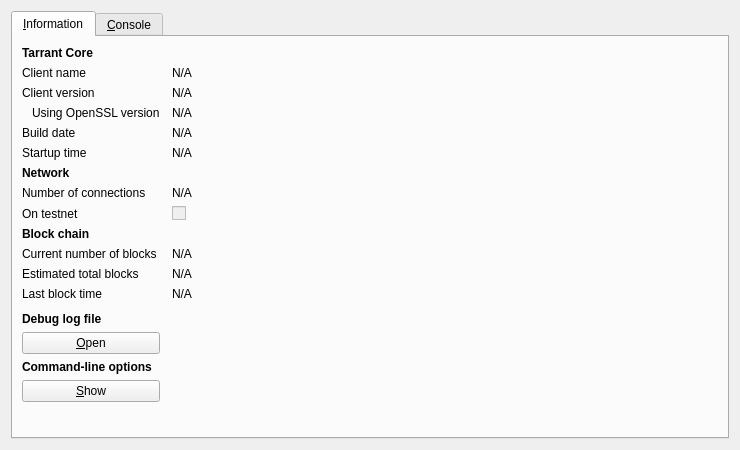
<?xml version="1.0" encoding="UTF-8"?>
<ui version="4.0">
 <class>RPCConsole</class>
 <widget class="QDialog" name="RPCConsole">
  <property name="geometry">
   <rect>
    <x>0</x>
    <y>0</y>
    <width>740</width>
    <height>450</height>
   </rect>
  </property>
  <property name="windowTitle">
   <string>Tarrant - Debug window</string>
  </property>
  <layout class="QVBoxLayout" name="verticalLayout_2">
   <item>
    <widget class="QTabWidget" name="tabWidget">
     <property name="currentIndex">
      <number>0</number>
     </property>
     <widget class="QWidget" name="tab_info">
      <attribute name="title">
       <string>&amp;Information</string>
      </attribute>
      <layout class="QGridLayout" name="gridLayout" columnstretch="0,1">
       <property name="horizontalSpacing">
        <number>12</number>
       </property>
       <item row="0" column="0">
        <widget class="QLabel" name="label_9">
         <property name="font">
          <font>
           <weight>75</weight>
           <bold>true</bold>
          </font>
         </property>
         <property name="text">
          <string>Tarrant Core</string>
         </property>
        </widget>
       </item>
       <item row="1" column="0">
        <widget class="QLabel" name="label_5">
         <property name="text">
          <string>Client name</string>
         </property>
        </widget>
       </item>
       <item row="1" column="1">
        <widget class="QLabel" name="clientName">
         <property name="cursor">
          <cursorShape>IBeamCursor</cursorShape>
         </property>
         <property name="text">
          <string>N/A</string>
         </property>
         <property name="textFormat">
          <enum>Qt::PlainText</enum>
         </property>
         <property name="textInteractionFlags">
          <set>Qt::LinksAccessibleByMouse|Qt::TextSelectableByKeyboard|Qt::TextSelectableByMouse</set>
         </property>
        </widget>
       </item>
       <item row="2" column="0">
        <widget class="QLabel" name="label_6">
         <property name="text">
          <string>Client version</string>
         </property>
        </widget>
       </item>
       <item row="2" column="1">
        <widget class="QLabel" name="clientVersion">
         <property name="cursor">
          <cursorShape>IBeamCursor</cursorShape>
         </property>
         <property name="text">
          <string>N/A</string>
         </property>
         <property name="textFormat">
          <enum>Qt::PlainText</enum>
         </property>
         <property name="textInteractionFlags">
          <set>Qt::LinksAccessibleByMouse|Qt::TextSelectableByKeyboard|Qt::TextSelectableByMouse</set>
         </property>
        </widget>
       </item>
       <item row="3" column="0">
        <widget class="QLabel" name="label_14">
         <property name="text">
          <string>Using OpenSSL version</string>
         </property>
         <property name="indent">
          <number>10</number>
         </property>
        </widget>
       </item>
       <item row="3" column="1">
        <widget class="QLabel" name="openSSLVersion">
         <property name="cursor">
          <cursorShape>IBeamCursor</cursorShape>
         </property>
         <property name="text">
          <string>N/A</string>
         </property>
         <property name="textFormat">
          <enum>Qt::PlainText</enum>
         </property>
         <property name="textInteractionFlags">
          <set>Qt::LinksAccessibleByMouse|Qt::TextSelectableByKeyboard|Qt::TextSelectableByMouse</set>
         </property>
        </widget>
       </item>
       <item row="4" column="0">
        <widget class="QLabel" name="label_12">
         <property name="text">
          <string>Build date</string>
         </property>
        </widget>
       </item>
       <item row="4" column="1">
        <widget class="QLabel" name="buildDate">
         <property name="cursor">
          <cursorShape>IBeamCursor</cursorShape>
         </property>
         <property name="text">
          <string>N/A</string>
         </property>
         <property name="textFormat">
          <enum>Qt::PlainText</enum>
         </property>
         <property name="textInteractionFlags">
          <set>Qt::LinksAccessibleByMouse|Qt::TextSelectableByKeyboard|Qt::TextSelectableByMouse</set>
         </property>
        </widget>
       </item>
       <item row="5" column="0">
        <widget class="QLabel" name="label_13">
         <property name="text">
          <string>Startup time</string>
         </property>
        </widget>
       </item>
       <item row="5" column="1">
        <widget class="QLabel" name="startupTime">
         <property name="cursor">
          <cursorShape>IBeamCursor</cursorShape>
         </property>
         <property name="text">
          <string>N/A</string>
         </property>
         <property name="textFormat">
          <enum>Qt::PlainText</enum>
         </property>
         <property name="textInteractionFlags">
          <set>Qt::LinksAccessibleByMouse|Qt::TextSelectableByKeyboard|Qt::TextSelectableByMouse</set>
         </property>
        </widget>
       </item>
       <item row="6" column="0">
        <widget class="QLabel" name="label_11">
         <property name="font">
          <font>
           <weight>75</weight>
           <bold>true</bold>
          </font>
         </property>
         <property name="text">
          <string>Network</string>
         </property>
        </widget>
       </item>
       <item row="7" column="0">
        <widget class="QLabel" name="label_7">
         <property name="text">
          <string>Number of connections</string>
         </property>
        </widget>
       </item>
       <item row="7" column="1">
        <widget class="QLabel" name="numberOfConnections">
         <property name="cursor">
          <cursorShape>IBeamCursor</cursorShape>
         </property>
         <property name="text">
          <string>N/A</string>
         </property>
         <property name="textFormat">
          <enum>Qt::PlainText</enum>
         </property>
         <property name="textInteractionFlags">
          <set>Qt::LinksAccessibleByMouse|Qt::TextSelectableByKeyboard|Qt::TextSelectableByMouse</set>
         </property>
        </widget>
       </item>
       <item row="8" column="0">
        <widget class="QLabel" name="label_8">
         <property name="text">
          <string>On testnet</string>
         </property>
        </widget>
       </item>
       <item row="8" column="1">
        <widget class="QCheckBox" name="isTestNet">
         <property name="enabled">
          <bool>false</bool>
         </property>
         <property name="text">
          <string/>
         </property>
        </widget>
       </item>
       <item row="9" column="0">
        <widget class="QLabel" name="label_10">
         <property name="font">
          <font>
           <weight>75</weight>
           <bold>true</bold>
          </font>
         </property>
         <property name="text">
          <string>Block chain</string>
         </property>
        </widget>
       </item>
       <item row="10" column="0">
        <widget class="QLabel" name="label_3">
         <property name="text">
          <string>Current number of blocks</string>
         </property>
        </widget>
       </item>
       <item row="10" column="1">
        <widget class="QLabel" name="numberOfBlocks">
         <property name="cursor">
          <cursorShape>IBeamCursor</cursorShape>
         </property>
         <property name="text">
          <string>N/A</string>
         </property>
         <property name="textFormat">
          <enum>Qt::PlainText</enum>
         </property>
         <property name="textInteractionFlags">
          <set>Qt::LinksAccessibleByMouse|Qt::TextSelectableByKeyboard|Qt::TextSelectableByMouse</set>
         </property>
        </widget>
       </item>
       <item row="11" column="0">
        <widget class="QLabel" name="label_4">
         <property name="text">
          <string>Estimated total blocks</string>
         </property>
        </widget>
       </item>
       <item row="11" column="1">
        <widget class="QLabel" name="totalBlocks">
         <property name="cursor">
          <cursorShape>IBeamCursor</cursorShape>
         </property>
         <property name="text">
          <string>N/A</string>
         </property>
         <property name="textFormat">
          <enum>Qt::PlainText</enum>
         </property>
         <property name="textInteractionFlags">
          <set>Qt::LinksAccessibleByMouse|Qt::TextSelectableByKeyboard|Qt::TextSelectableByMouse</set>
         </property>
        </widget>
       </item>
       <item row="12" column="0">
        <widget class="QLabel" name="label_2">
         <property name="text">
          <string>Last block time</string>
         </property>
        </widget>
       </item>
       <item row="12" column="1">
        <widget class="QLabel" name="lastBlockTime">
         <property name="cursor">
          <cursorShape>IBeamCursor</cursorShape>
         </property>
         <property name="text">
          <string>N/A</string>
         </property>
         <property name="textFormat">
          <enum>Qt::PlainText</enum>
         </property>
         <property name="textInteractionFlags">
          <set>Qt::LinksAccessibleByMouse|Qt::TextSelectableByKeyboard|Qt::TextSelectableByMouse</set>
         </property>
        </widget>
       </item>
       <item row="13" column="0">
        <spacer name="verticalSpacer_2">
         <property name="orientation">
          <enum>Qt::Vertical</enum>
         </property>
         <property name="sizeHint" stdset="0">
          <size>
           <width>20</width>
           <height>20</height>
          </size>
         </property>
        </spacer>
       </item>
       <item row="14" column="0">
        <widget class="QLabel" name="labelDebugLogfile">
         <property name="font">
          <font>
           <weight>75</weight>
           <bold>true</bold>
          </font>
         </property>
         <property name="text">
          <string>Debug log file</string>
         </property>
        </widget>
       </item>
       <item row="15" column="0">
        <widget class="QPushButton" name="openDebugLogfileButton">
         <property name="toolTip">
          <string>Open the Tarrant debug log file from the current data directory. This can take a few seconds for large log files.</string>
         </property>
         <property name="text">
          <string>&amp;Open</string>
         </property>
         <property name="autoDefault">
          <bool>false</bool>
         </property>
        </widget>
       </item>
       <item row="16" column="0">
        <widget class="QLabel" name="labelCLOptions">
         <property name="font">
          <font>
           <weight>75</weight>
           <bold>true</bold>
          </font>
         </property>
         <property name="text">
          <string>Command-line options</string>
         </property>
        </widget>
       </item>
       <item row="17" column="0">
        <widget class="QPushButton" name="showCLOptionsButton">
         <property name="toolTip">
          <string>Show the Tarrant-Qt help message to get a list with possible Tarrant command-line options.</string>
         </property>
         <property name="text">
          <string>&amp;Show</string>
         </property>
         <property name="autoDefault">
          <bool>false</bool>
         </property>
        </widget>
       </item>
       <item row="18" column="0">
        <spacer name="verticalSpacer">
         <property name="orientation">
          <enum>Qt::Vertical</enum>
         </property>
         <property name="sizeHint" stdset="0">
          <size>
           <width>20</width>
           <height>40</height>
          </size>
         </property>
        </spacer>
       </item>
      </layout>
     </widget>
     <widget class="QWidget" name="tab_console">
      <attribute name="title">
       <string>&amp;Console</string>
      </attribute>
      <layout class="QVBoxLayout" name="verticalLayout_3">
       <property name="spacing">
        <number>3</number>
       </property>
       <item>
        <widget class="QTextEdit" name="messagesWidget">
         <property name="minimumSize">
          <size>
           <width>0</width>
           <height>100</height>
          </size>
         </property>
         <property name="readOnly">
          <bool>true</bool>
         </property>
         <property name="tabKeyNavigation" stdset="0">
          <bool>false</bool>
         </property>
         <property name="columnCount" stdset="0">
          <number>2</number>
         </property>
        </widget>
       </item>
       <item>
        <layout class="QHBoxLayout" name="horizontalLayout">
         <property name="spacing">
          <number>3</number>
         </property>
         <item>
          <widget class="QLabel" name="label">
           <property name="text">
            <string notr="true">&gt;</string>
           </property>
          </widget>
         </item>
         <item>
          <widget class="QLineEdit" name="lineEdit"/>
         </item>
         <item>
          <widget class="QPushButton" name="clearButton">
           <property name="maximumSize">
            <size>
             <width>24</width>
             <height>24</height>
            </size>
           </property>
           <property name="toolTip">
            <string>Clear console</string>
           </property>
           <property name="text">
            <string/>
           </property>
           <property name="icon">
            <iconset resource="../bitcoin.qrc">
             <normaloff>:/icons/remove</normaloff>:/icons/remove</iconset>
           </property>
           <property name="shortcut">
            <string notr="true">Ctrl+L</string>
           </property>
           <property name="autoDefault">
            <bool>false</bool>
           </property>
          </widget>
         </item>
        </layout>
       </item>
      </layout>
     </widget>
    </widget>
   </item>
  </layout>
 </widget>
 <resources>
  <include location="../bitcoin.qrc"/>
 </resources>
 <connections/>
</ui>
